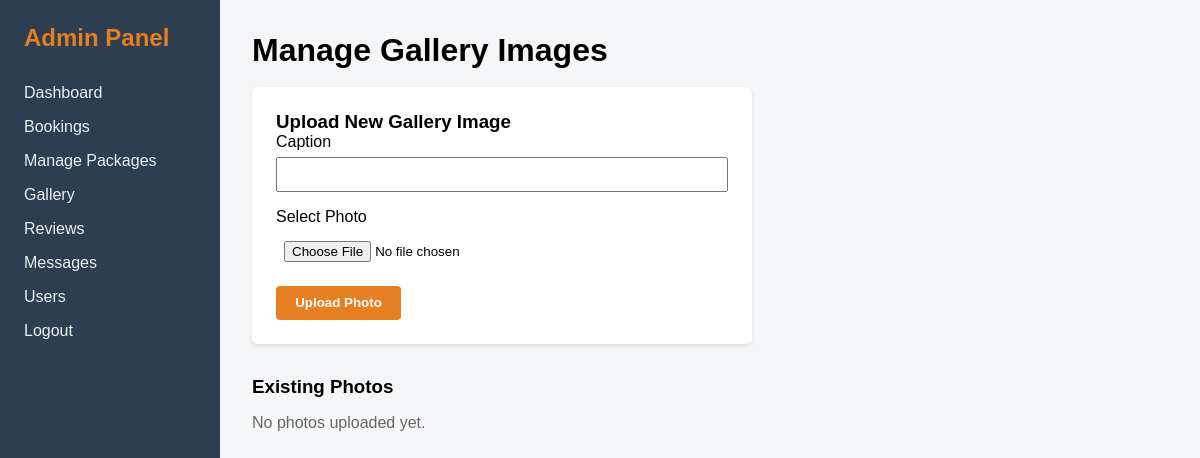
Page /admin/gallery.php (signed in) on the earlier database version.
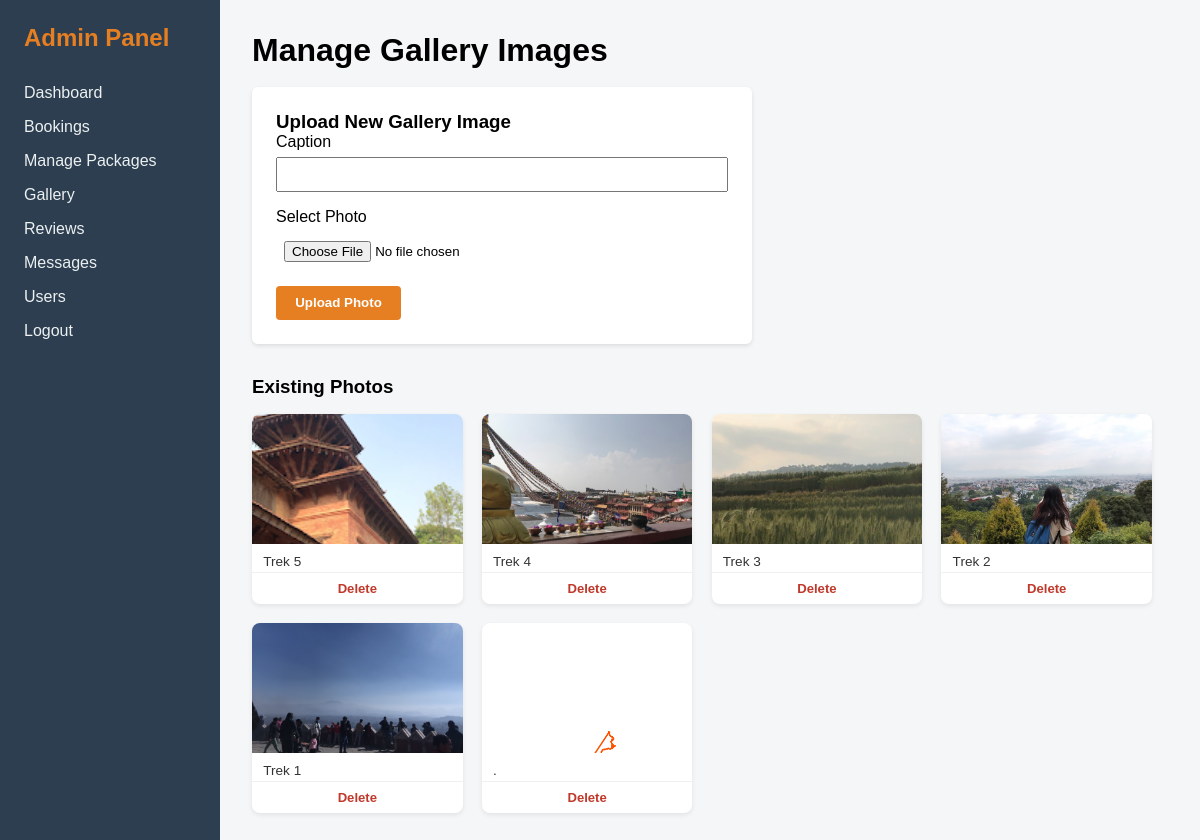
Same page on the later database version.
### tables this page shows
CREATE TABLE `gallery` (
  `id` int NOT NULL AUTO_INCREMENT,
  `image_path` varchar(255) DEFAULT NULL,
  `caption` varchar(255) DEFAULT NULL,
  PRIMARY KEY (`id`)
);

### admin/gallery.php (the view, shortened to what this page needs)
<?php
include '../includes/connection.php';
?>
<!DOCTYPE html>
<html lang="en">
<head>
</head>
<body>
    <div class="admin-layout">
        <aside class="sidebar">
            <h2 style="color: #e67e22; margin-bottom: 2rem;">Admin Panel</h2>
            <ul>
                <li><a href="dashboard.php">Dashboard</a></li>
                <li><a href="bookings.php">Bookings</a></li>
                <li><a href="packages.php">Manage Packages</a></li>
                <li><a href="gallery.php">Gallery</a></li>
                <li><a href="reviews.php">Reviews</a></li>
                <li><a href="messages.php">Messages</a></li>
                <li><a href="users.php">Users</a></li>
                <li><a href="logout.php">Logout</a></li>
            </ul>
        </aside>
        <main class="main-content">
            <h1>Manage Gallery Images</h1>
            <br>
            <div class="upload-card">
                <h3>Upload New Gallery Image</h3>
                <form method="POST" action="gallery.php" enctype="multipart/form-data">
                    <div class="form-group">
                        <label>Caption</label>
                        <input type="text" name="caption" required>
                    </div>
                    <div class="form-group">
                        <label>Select Photo</label>
                        <input type="file" name="image" accept="image/*" required>
                    </div>
                    <button type="submit" name="upload_image" class="btn-upload">Upload Photo</button>
                </form>
            </div>
            <h3 style="margin: 2rem 0 1rem;">Existing Photos</h3>
            <div class="gallery-manage-grid">
                <?php
                $gallery_photos = $conn->query("SELECT * FROM gallery ORDER BY id DESC");
                if ($gallery_photos && $gallery_photos->num_rows > 0):
                    while ($g = $gallery_photos->fetch_assoc()):
                ?>
                    <div class="gallery-manage-item">
                        <img src="../<?php echo htmlspecialchars($g['image_path']); ?>" alt="<?php echo htmlspecialchars($g['caption']); ?>">
                        <p class="gallery-caption"><?php echo htmlspecialchars($g['caption']); ?></p>
                        <a href="gallery.php?delete=<?php echo $g['id']; ?>" class="btn-delete-photo" onclick="return confirm('Delete this photo permanently?');">Delete</a>
                    </div>
                <?php
                    endwhile;
                else:
                ?>
                    <p style="color:#666;">No photos uploaded yet.</p>
                <?php endif; ?>
            </div>
        </main>
    </div>
</body>
</html>

### admin/gallery.php (style rules this page uses)
* { margin:0; padding:0; box-sizing: border-box; font-family: sans-serif; }
.admin-layout { display: flex; min-height: 100vh; }
.sidebar { width: 220px; background: #2c3e50; color: #fff; padding: 1.5rem; }
.sidebar ul { list-style: none; }
.sidebar ul li { margin-bottom: 1rem; }
.sidebar ul li a { color: #ecf0f1; text-decoration: none; }
.main-content { flex: 1; background: #f4f6f7; padding: 2rem; }
.upload-card { background: #fff; padding: 1.5rem; border-radius: 6px; box-shadow: 0 2px 4px rgba(0,0,0,0.1); max-width: 500px; }
.form-group { margin-bottom: 1rem; }
.form-group label { display: block; margin-bottom: 0.4rem; }
.form-group input { width: 100%; padding: 0.5rem; }
.btn-upload { background: #e67e22; color: #fff; border: none; padding: 0.6rem 1.2rem; border-radius: 4px; cursor: pointer; font-weight: bold; }
.gallery-manage-grid { display: grid; grid-template-columns: repeat(auto-fill, minmax(180px, 1fr)); gap: 1.2rem; max-width: 900px; }
.gallery-manage-item { background: #fff; border-radius: 8px; overflow: hidden; box-shadow: 0 2px 5px rgba(0,0,0,0.08); }
.gallery-manage-item img { width: 100%; height: 130px; object-fit: cover; display: block; }
.gallery-caption { padding: 0.6rem 0.7rem 0.2rem; font-size: 0.85rem; color: #333; }
.btn-delete-photo { display: block; text-align: center; color: #c0392b; text-decoration: none; font-size: 0.82rem; font-weight: 600; padding: 0.5rem; border-top: 1px solid #f0f0f0; }

Differences in the rows shown:
added gallery: image_path (picture), caption "Trek 5"
added gallery: image_path (picture), caption "Trek 4"
added gallery: image_path (picture), caption "Trek 3"
added gallery: image_path (picture), caption "Trek 2"
added gallery: image_path (picture), caption "Trek 1"
added gallery: image_path (picture), caption "."
Other differences:
text no longer shown: "No photos uploaded yet."
